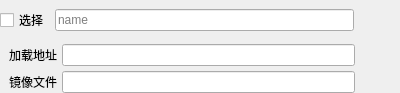
<?xml version="1.0" encoding="UTF-8"?>
<ui version="4.0">
 <class>ImageInfoWidget</class>
 <widget class="QWidget" name="ImageInfoWidget">
  <property name="geometry">
   <rect>
    <x>0</x>
    <y>0</y>
    <width>400</width>
    <height>93</height>
   </rect>
  </property>
  <property name="windowTitle">
   <string>Form</string>
  </property>
  <layout class="QVBoxLayout" name="verticalLayout">
   <property name="spacing">
    <number>0</number>
   </property>
   <property name="leftMargin">
    <number>0</number>
   </property>
   <property name="topMargin">
    <number>0</number>
   </property>
   <property name="rightMargin">
    <number>0</number>
   </property>
   <property name="bottomMargin">
    <number>0</number>
   </property>
   <item>
    <widget class="QFrame" name="frame">
     <property name="frameShape">
      <enum>QFrame::NoFrame</enum>
     </property>
     <property name="frameShadow">
      <enum>QFrame::Raised</enum>
     </property>
     <layout class="QVBoxLayout" name="verticalLayout_2">
      <property name="spacing">
       <number>3</number>
      </property>
      <property name="leftMargin">
       <number>0</number>
      </property>
      <property name="topMargin">
       <number>0</number>
      </property>
      <property name="rightMargin">
       <number>0</number>
      </property>
      <property name="bottomMargin">
       <number>0</number>
      </property>
      <item>
       <widget class="QFrame" name="frame_2">
        <property name="frameShape">
         <enum>QFrame::NoFrame</enum>
        </property>
        <property name="frameShadow">
         <enum>QFrame::Raised</enum>
        </property>
        <layout class="QHBoxLayout" name="horizontalLayout">
         <property name="leftMargin">
          <number>0</number>
         </property>
         <property name="topMargin">
          <number>0</number>
         </property>
         <property name="rightMargin">
          <number>0</number>
         </property>
         <property name="bottomMargin">
          <number>0</number>
         </property>
         <item>
          <widget class="QCheckBox" name="checkbox_enable">
           <property name="text">
            <string>选择</string>
           </property>
          </widget>
         </item>
         <item>
          <widget class="QLineEdit" name="lineedit_name">
           <property name="placeholderText">
            <string>name</string>
           </property>
          </widget>
         </item>
         <item>
          <widget class="QPushButton" name="btn_remove">
           <property name="text">
            <string/>
           </property>
           <property name="flat">
            <bool>true</bool>
           </property>
          </widget>
         </item>
        </layout>
       </widget>
      </item>
      <item>
       <widget class="QFrame" name="frame_3">
        <property name="frameShape">
         <enum>QFrame::NoFrame</enum>
        </property>
        <property name="frameShadow">
         <enum>QFrame::Raised</enum>
        </property>
        <layout class="QGridLayout" name="gridLayout">
         <property name="topMargin">
          <number>0</number>
         </property>
         <property name="rightMargin">
          <number>0</number>
         </property>
         <property name="bottomMargin">
          <number>0</number>
         </property>
         <property name="spacing">
          <number>5</number>
         </property>
         <item row="1" column="1">
          <widget class="QLineEdit" name="lineedit_filename"/>
         </item>
         <item row="1" column="0">
          <widget class="QLabel" name="label_2">
           <property name="text">
            <string>镜像文件</string>
           </property>
          </widget>
         </item>
         <item row="0" column="0">
          <widget class="QLabel" name="label">
           <property name="text">
            <string>加载地址</string>
           </property>
          </widget>
         </item>
         <item row="0" column="1">
          <widget class="QLineEdit" name="lineedit_load_addr"/>
         </item>
         <item row="1" column="2">
          <widget class="QPushButton" name="btn_file">
           <property name="text">
            <string/>
           </property>
           <property name="flat">
            <bool>true</bool>
           </property>
          </widget>
         </item>
        </layout>
       </widget>
      </item>
     </layout>
    </widget>
   </item>
  </layout>
 </widget>
 <resources/>
 <connections/>
</ui>
